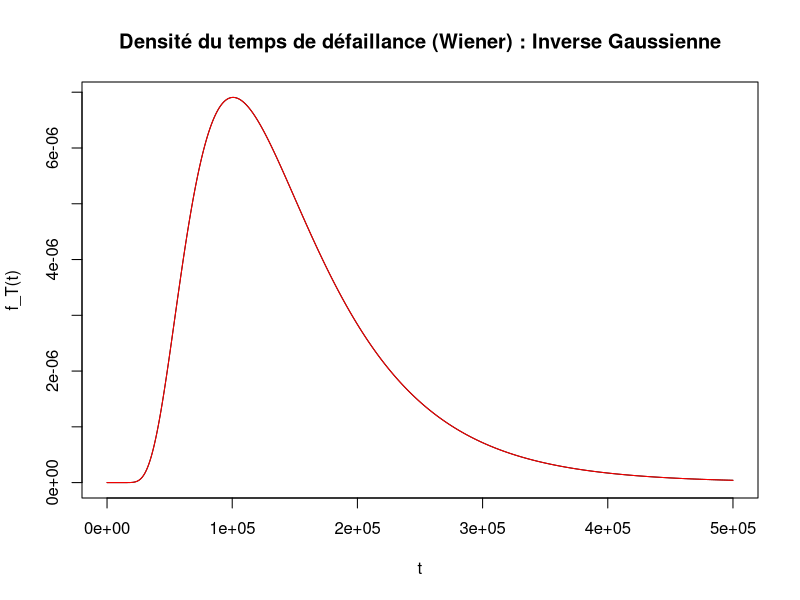

R code for this plot:
library(statmod)
# densité du temps de première traversée (Inverse Gaussienne)
dT_wiener <- function(t, h, mu, sigma) {
  # t peut être un vecteur
  out <- h / sqrt(2*pi*sigma^2 * t^3) * exp(-(h - mu*t)^2 / (2*sigma^2*t))
  out[t <= 0] <- 0
  out
}
h <- 10
mu <- 6.675397e-05
sigma <- 0.01347132

tt <- seq(1e-6, 500000, length.out = 20000)
plot(tt, dT_wiener(tt, h, mu, sigma), type="l",
     xlab="t", ylab="f_T(t)",
     main="Densité du temps de défaillance (Wiener) : Inverse Gaussienne")
lines(tt, dinvgauss(tt, mean=h/mu, shape=(h^2)/(sigma^2)),col= "red",type='l')
